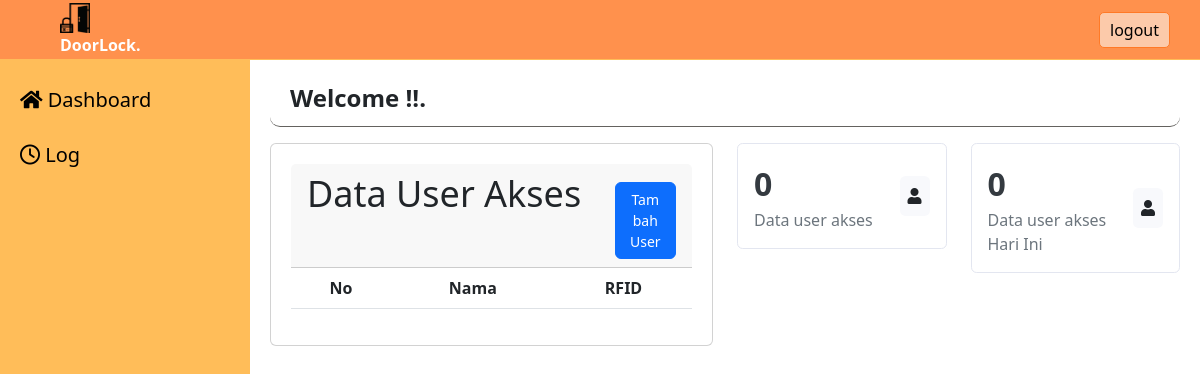
/index.php/dashboard, run on an earlier commit of the app's database.
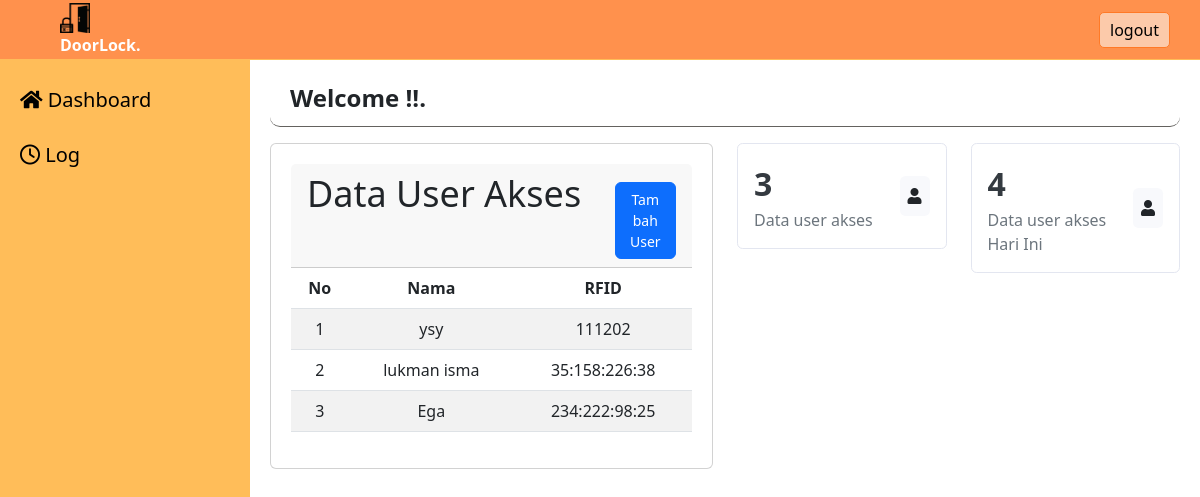
And on a later commit of the database.
### tables this page shows
CREATE TABLE `user` (
  `id` int(11) NOT NULL,
  `rfid_id` varchar(20) NOT NULL,
  `nama` varchar(255) NOT NULL,
  `created_At` timestamp NOT NULL DEFAULT current_timestamp(),
  `updated_At` timestamp NULL DEFAULT NULL ON UPDATE current_timestamp()
);

### application/controllers/Dashboard.php (called while the page is built, shortened)
<?php
class Dashboard extends CI_Controller
{
	public function __construct()
	{
		$this->load->model('M_Dashboard');
	}
	public function index()
	{
		$data = [
			'title' => 'Dashboard',
			'dataUser' => $this->universal->getMulti('', 'user'),
			'dataAksesHariIni' => $this->universal->getMulti(['tanggal' => date('Y-d-m')], 'log'),
		];
		$this->load->view('content/dashboard', $data);
	}
}

### index.php (called while the page is built, shortened)
<?php
require_once BASEPATH.'core/CodeIgniter.php';

### application/models/M_Universal.php (called while the page is built, shortened)
<?php
class M_Universal extends CI_Model
{
	public function getMulti($where, $tabel)
	{
		if (!empty($where)) {
			$this->db->where($where);
		}
		$data = $this->db->get($tabel)->result();
		return $data;
	}
}

### application/views/content/dashboard.php (the view, shortened to what this page needs)
<!DOCTYPE html>
<html lang="en">
<head>
	<link rel="stylesheet" href="<?php echo base_url(); ?>/assets/css/style.css">
	<link rel="stylesheet" href="https://cdnjs.cloudflare.com/ajax/libs/twitter-bootstrap/5.3.0/css/bootstrap.min.css">
	<link rel="stylesheet" href="https://cdn.datatables.net/2.1.8/css/dataTables.bootstrap5.css">
	<script src="https://cdn.tailwindcss.com"></script>
	<link rel="stylesheet" href="https://cdnjs.cloudflare.com/ajax/libs/font-awesome/5.15.4/css/all.min.css">
</head>
<body>
	<div class="header">
		<a href="" class="logo"> <img src="<?php echo base_url(); ?>/assets/img/logo_doorlock.png" class="img-circle" width="30"> <b> DoorLock. </b></a>
		<button> <a href="<?php echo base_url("auth/logoutProcess"); ?>"> logout </a></button>
	</div>
	<div class="sidebar">
		<a href="home" class="<?php if ($this->uri->segment(1) == 'home') echo 'active_menu'; ?>"> <i class="fa fa-house"> </i> Dashboard</a>
		<a href="log" class="<?php if ($this->uri->segment(1) == 'log') echo 'active_menu'; ?>"> <i class="fa-regular fa-clock"> </i> Log</a>
	</div>
	<div class="content">
		<div class="header-content mb-3">
			<div class="welcome"> Welcome <span> <?php echo $this->session->userdata('username'); ?> </span> !!.</div>
		</div>
		<div class="row">
			<div class="col">
				<div class="card">
					<div class="card-header d-inline-flex">
						<div class="col text-start">
							<h2> Data User Akses </h2>
						</div>
						<div class="col col-2 text-end">
							<a href="<?php echo base_url("/reg_id"); ?>" class="text-center text-white btn btn-primary"> Tambah User </a>
						</div>
					</div>
					<table id="table" class="table table-striped" style="width:100%">
						<thead>
							<tr>
								<th> No </th>
								<th> Nama </th>
								<th> RFID </th>
							</tr>
						</thead>
						<tbody>
							<?php
							$i = 1;
							foreach ($dataUser as $d) { ?> <tr>
									<td> <?php echo $i++; ?> </td>
									<td> <?php echo $d->nama; ?> </td>
									<td> <?php echo $d->rfid_id; ?> </td>
								</tr>
							<?php } ?>
						</tbody>
					</table>
				</div>
			</div>
			<div class="col">
				<div class="row mb-3">
					<div class="col">
						<div class="card-custom">
							<div class="card-body">
								<div class="info">
									<div class="number" id="userAkses">
										<?php echo count($dataUser) ?> </div>
									<div class="label">
										Data user akses </div>
								</div>
								<div class="icon">
									<i class="fa fa-user"> </i>
								</div>
							</div>
						</div>
					</div>
					<div class="col">
						<div class="card-custom">
							<div class="card-body">
								<div class="info">
									<div class="number" id="dataAksesHariIni">
										<?php echo count($dataAksesHariIni) ?> </div>
									<div class="label">
										Data user akses Hari Ini </div>
								</div>
								<div class="icon">
									<i class="fa fa-user"> </i>
								</div>
							</div>
						</div>
					</div>
				</div>
			</div>
		</div>
	</div>
</body>
</html>

### assets/css/style.css (style rules this page uses)
body { font-family: 'Arial', sans-serif; margin: 0; padding: 0; background-color: #f8f9fa; }
.header, .footer { min-height: 60px; padding: 0 10px; }
.header { position: fixed; left: 0; right: 0; z-index: 1002; display: flex; background: #ff914d; border-bottom: 1px solid #ffbd59; align-items: center; justify-content: space-between; }
.header button { background-color: rgb(252, 202, 170); border: 1px solid rgb(255, 122, 39); border-radius: 5px; padding: 5px 10px; cursor: pointer; margin-right: 20px; }
.header button a { text-align: center; color: #000; text-decoration: none; text-align: center; }
.logo { text-decoration: none; text-align: center; color: #fff; text: 20px; padding-left: 50px; }
.sidebar { width: 250px; background-color: #ffbd59; color: #ffffff; position: fixed; height: 100%; padding-top: 70px; }
.sidebar a { padding: 10px 15px; text-decoration: none; font-size: 20px; color: #000; display: block; border-radius: 5px; margin: 5px; }
.content { margin-left: 250px; padding: 20px; padding-top: 70px; }
.header-content { display: flex; justify-content: space-between; align-items: center; background-color: #fff; padding: 10px 20px; border-bottom: 1px solid rgb(100, 98, 95); border-radius: 10px; }
.header-content .welcome { font-size: 24px; font-weight: bold; }
.card { background-color: #fff; border: 1px solid #dee2e6; border-radius: 5px; padding: 20px; flex: 1; min-width: 200px; text-align: center; }
.card h2 { font-size: 36px; margin: 0; }
.card a { display: block; margin-top: 10px; font-size: 14px; color: #17a2b8; text-decoration: none; }

### application/views/content/dashboard.php (style rules this page uses)
.card-custom { border: 1px solid #e3e6f0; border-radius: 0.35rem; padding: 1rem; background-color: #ffffff; }
.card-custom .card-body { display: flex; justify-content: space-between; align-items: center; }
.card-custom .card-body .info { text-align: left; }
.card-custom .card-body .info .number { font-size: 2rem; font-weight: bold; color: #343a40; }
.card-custom .card-body .info .label { color: #6c757d; }
.card-custom .card-body .icon { background-color: #f8f9fc; border-radius: 0.35rem; padding: 0.5rem; }

What changed in the data, as far as the page shows it:
added user: nama "ysy", rfid "111202"
added user: nama "lukman isma", rfid "35:158:226:38"
added user: nama "Ega", rfid "234:222:98:25"
Also different on the page:
count($dataUser): "0" → "3"
count($dataAksesHariIni): "0" → "4"
